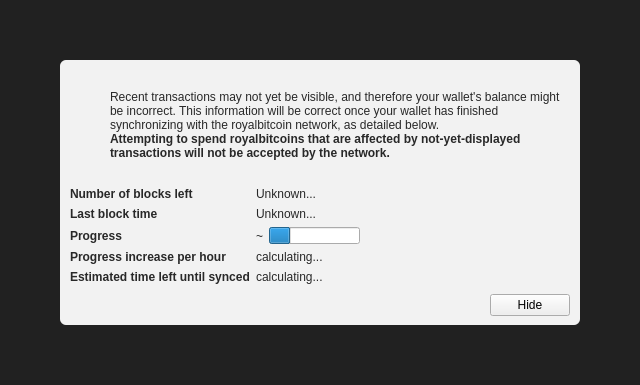
<?xml version="1.0" encoding="UTF-8"?>
<ui version="4.0">
 <class>ModalOverlay</class>
 <widget class="ModalOverlay" name="ModalOverlay">
  <property name="geometry">
   <rect>
    <x>0</x>
    <y>0</y>
    <width>640</width>
    <height>385</height>
   </rect>
  </property>
  <property name="windowTitle">
   <string>Form</string>
  </property>
  <layout class="QVBoxLayout" name="verticalLayout" stretch="0">
   <property name="sizeConstraint">
    <enum>QLayout::SetDefaultConstraint</enum>
   </property>
   <property name="leftMargin">
    <number>0</number>
   </property>
   <property name="topMargin">
    <number>0</number>
   </property>
   <property name="rightMargin">
    <number>0</number>
   </property>
   <property name="bottomMargin">
    <number>0</number>
   </property>
   <item>
    <widget class="QWidget" name="bgWidget" native="true">
     <property name="styleSheet">
      <string notr="true">#bgWidget { background: rgba(0,0,0,220); }</string>
     </property>
     <layout class="QVBoxLayout" name="verticalLayoutMain" stretch="1">
      <property name="leftMargin">
       <number>60</number>
      </property>
      <property name="topMargin">
       <number>60</number>
      </property>
      <property name="rightMargin">
       <number>60</number>
      </property>
      <property name="bottomMargin">
       <number>60</number>
      </property>
      <item>
       <widget class="QWidget" name="contentWidget" native="true">
        <property name="styleSheet">
         <string notr="true">#contentWidget { background: rgba(255,255,255,240); border-radius: 6px; }

QLabel { color: rgb(40,40,40);  }</string>
        </property>
        <layout class="QVBoxLayout" name="verticalLayoutSub" stretch="1,0,0,0">
         <property name="spacing">
          <number>0</number>
         </property>
         <property name="leftMargin">
          <number>10</number>
         </property>
         <property name="topMargin">
          <number>10</number>
         </property>
         <property name="rightMargin">
          <number>10</number>
         </property>
         <property name="bottomMargin">
          <number>10</number>
         </property>
         <item>
          <layout class="QHBoxLayout" name="horizontalLayoutIconText" stretch="0,1">
           <property name="topMargin">
            <number>20</number>
           </property>
           <item>
            <layout class="QVBoxLayout" name="verticalLayoutIcon">
             <property name="leftMargin">
              <number>0</number>
             </property>
             <item>
              <widget class="QPushButton" name="warningIcon">
               <property name="enabled">
                <bool>false</bool>
               </property>
               <property name="text">
                <string/>
               </property>
               <property name="icon">
                <iconset>
                 <normaloff>:/icons/warning</normaloff>
                 <disabledoff>:/icons/warning</disabledoff>:/icons/warning</iconset>
               </property>
               <property name="iconSize">
                <size>
                 <width>48</width>
                 <height>48</height>
                </size>
               </property>
               <property name="flat">
                <bool>true</bool>
               </property>
              </widget>
             </item>
             <item>
              <spacer name="verticalSpacerWarningIcon">
               <property name="orientation">
                <enum>Qt::Vertical</enum>
               </property>
               <property name="sizeHint" stdset="0">
                <size>
                 <width>20</width>
                 <height>40</height>
                </size>
               </property>
              </spacer>
             </item>
            </layout>
           </item>
           <item>
            <layout class="QVBoxLayout" name="verticalLayoutInfoText">
             <property name="leftMargin">
              <number>0</number>
             </property>
             <property name="topMargin">
              <number>0</number>
             </property>
             <item>
              <widget class="QLabel" name="infoText">
               <property name="text">
                <string>Recent transactions may not yet be visible, and therefore your wallet's balance might be incorrect. This information will be correct once your wallet has finished synchronizing with the royalbitcoin network, as detailed below.</string>
               </property>
               <property name="textFormat">
                <enum>Qt::RichText</enum>
               </property>
               <property name="wordWrap">
                <bool>true</bool>
               </property>
              </widget>
             </item>
             <item>
              <widget class="QLabel" name="infoTextStrong">
               <property name="font">
                <font>
                 <weight>75</weight>
                 <bold>true</bold>
                </font>
               </property>
               <property name="text">
                <string>Attempting to spend royalbitcoins that are affected by not-yet-displayed transactions will not be accepted by the network.</string>
               </property>
               <property name="textFormat">
                <enum>Qt::RichText</enum>
               </property>
               <property name="wordWrap">
                <bool>true</bool>
               </property>
              </widget>
             </item>
             <item>
              <spacer name="verticalSpacerInTextSpace">
               <property name="orientation">
                <enum>Qt::Vertical</enum>
               </property>
               <property name="sizeHint" stdset="0">
                <size>
                 <width>20</width>
                 <height>40</height>
                </size>
               </property>
              </spacer>
             </item>
            </layout>
           </item>
          </layout>
         </item>
         <item>
          <spacer name="verticalSpacerAfterText">
           <property name="orientation">
            <enum>Qt::Vertical</enum>
           </property>
           <property name="sizeHint" stdset="0">
            <size>
             <width>20</width>
             <height>40</height>
            </size>
           </property>
          </spacer>
         </item>
         <item>
          <layout class="QFormLayout" name="formLayout">
           <property name="fieldGrowthPolicy">
            <enum>QFormLayout::FieldsStayAtSizeHint</enum>
           </property>
           <property name="horizontalSpacing">
            <number>6</number>
           </property>
           <property name="verticalSpacing">
            <number>6</number>
           </property>
           <property name="topMargin">
            <number>10</number>
           </property>
           <item row="0" column="0">
            <widget class="QLabel" name="labelNumberOfBlocksLeft">
             <property name="font">
              <font>
               <weight>75</weight>
               <bold>true</bold>
              </font>
             </property>
             <property name="text">
              <string>Number of blocks left</string>
             </property>
            </widget>
           </item>
           <item row="0" column="1">
            <widget class="QLabel" name="numberOfBlocksLeft">
             <property name="text">
              <string>Unknown...</string>
             </property>
            </widget>
           </item>
           <item row="1" column="0">
            <widget class="QLabel" name="labelLastBlockTime">
             <property name="font">
              <font>
               <weight>75</weight>
               <bold>true</bold>
              </font>
             </property>
             <property name="text">
              <string>Last block time</string>
             </property>
            </widget>
           </item>
           <item row="1" column="1">
            <widget class="QLabel" name="newestBlockDate">
             <property name="sizePolicy">
              <sizepolicy hsizetype="Maximum" vsizetype="Preferred">
               <horstretch>0</horstretch>
               <verstretch>0</verstretch>
              </sizepolicy>
             </property>
             <property name="text">
              <string>Unknown...</string>
             </property>
            </widget>
           </item>
           <item row="2" column="0">
            <widget class="QLabel" name="labelSyncDone">
             <property name="font">
              <font>
               <weight>75</weight>
               <bold>true</bold>
              </font>
             </property>
             <property name="text">
              <string>Progress</string>
             </property>
            </widget>
           </item>
           <item row="2" column="1">
            <layout class="QHBoxLayout" name="horizontalLayoutSync" stretch="0,1">
             <item>
              <widget class="QLabel" name="percentageProgress">
               <property name="text">
                <string notr="true">~</string>
               </property>
              </widget>
             </item>
             <item>
              <widget class="QProgressBar" name="progressBar">
               <property name="value">
                <number>24</number>
               </property>
               <property name="format">
                <string/>
               </property>
              </widget>
             </item>
            </layout>
           </item>
           <item row="4" column="0">
            <widget class="QLabel" name="labelProgressIncrease">
             <property name="font">
              <font>
               <weight>75</weight>
               <bold>true</bold>
              </font>
             </property>
             <property name="text">
              <string>Progress increase per hour</string>
             </property>
            </widget>
           </item>
           <item row="4" column="1">
            <widget class="QLabel" name="progressIncreasePerH">
             <property name="text">
              <string>calculating...</string>
             </property>
            </widget>
           </item>
           <item row="5" column="0">
            <widget class="QLabel" name="labelEstimatedTimeLeft">
             <property name="font">
              <font>
               <weight>75</weight>
               <bold>true</bold>
              </font>
             </property>
             <property name="text">
              <string>Estimated time left until synced</string>
             </property>
            </widget>
           </item>
           <item row="5" column="1">
            <widget class="QLabel" name="expectedTimeLeft">
             <property name="text">
              <string>calculating...</string>
             </property>
            </widget>
           </item>
          </layout>
         </item>
         <item>
          <layout class="QHBoxLayout" name="horizontalLayoutButtons">
           <property name="leftMargin">
            <number>10</number>
           </property>
           <property name="topMargin">
            <number>10</number>
           </property>
           <item>
            <spacer name="horizontalSpacer">
             <property name="orientation">
              <enum>Qt::Horizontal</enum>
             </property>
             <property name="sizeHint" stdset="0">
              <size>
               <width>40</width>
               <height>20</height>
              </size>
             </property>
            </spacer>
           </item>
           <item>
            <widget class="QPushButton" name="closeButton">
             <property name="text">
              <string>Hide</string>
             </property>
            </widget>
           </item>
          </layout>
         </item>
        </layout>
       </widget>
      </item>
     </layout>
    </widget>
   </item>
  </layout>
 </widget>
 <customwidgets>
  <customwidget>
   <class>ModalOverlay</class>
   <extends>QWidget</extends>
   <header>modaloverlay.h</header>
   <container>1</container>
  </customwidget>
 </customwidgets>
 <resources/>
 <connections/>
</ui>
